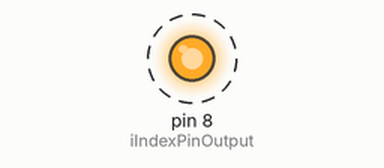
Bench run of a sketch on a simulated Arduino Uno, built with avr-gcc and run on an emulated ATmega328P. Parts: output pins drawn as LEDs (lit = HIGH). Dashed ring = blinking.

Above: at 0.5 s.
Timing chart, 0 to 4.6 s (numbered marks = the images above):
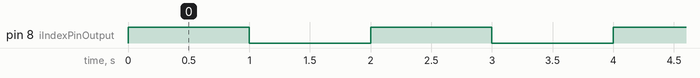

Measured:
- by itself, pin 8 (iIndexPinOutput): alternates HIGH for 1.0 s and LOW for 1.0 s

The sketch:

sketch_sample_led.ino
```cpp
// 定義部分
const int iIndexPinOutput = 8;
const int iIntervalTime = 1000;

int iLedMode = -1;

// 初期設定
void setup()
{
  // put your setup code here, to run once:
  // 8番をOutputに設定する
  pinMode( iIndexPinOutput, OUTPUT );
}

// 断続処理（メイン部分）
void loop()
{
  // put your main code here, to run repeatedly:
  // 8番ピンの出力を1000ミリ秒間隔で切り替える
  digitalWrite( iIndexPinOutput, HIGH );
  delay( iIntervalTime );
  digitalWrite( iIndexPinOutput, LOW );
  delay( iIntervalTime );
}
```
